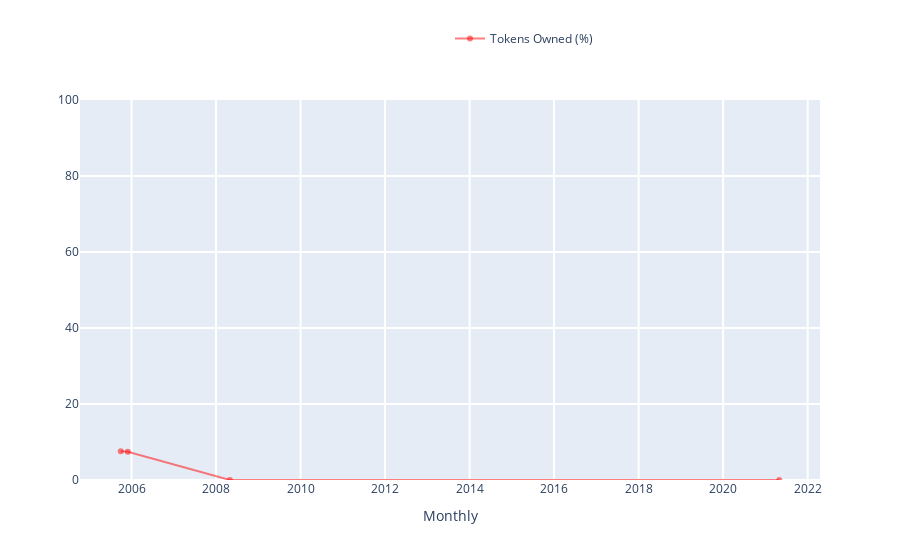

This figure's notebook cell:
### Markdown cell above
Another important metric to asses the impact of an editor is its ownership (or authorship), i.e. who wrote certain word for the first time. The ownership (or authorship) is based in the WikiWho algorithm ([Flöck & Acosta, 2014](http://wwwconference.org/proceedings/www2014/proceedings/p843.pdf)). The time line belows displays the percentage of tokens (Y-axis) owned by an editor at any given point of time (X-axis).

### Code cell
# create and display the button
button3 = widgets.Button(description="Show Ownership")
display(button3)

def on_click_ownership(b):
    with out3:
        clear_output()
        display(md(f"***Editor: {the_editor['name']}***"))

        all_actions = remove_stopwords(sources["tokens_all"], lng=lng_selected)
        listener = OwnedListener(all_actions, str(editor_inputname))
        traces = ['Tokens Owned', 'Tokens Owned (%)']

        # Visualization
        interact(listener.listen,
                 #_range = get_date_slider_from_datetime(listener.days),
                 _range1=widgets.DatePicker(description='Date starts', value=listener.days.iloc[-1], layout=Layout(width='25%')),
                 _range2=widgets.DatePicker(description='Date ends', value=listener.days.iloc[0], layout=Layout(width='25%')),
                 granularity=Dropdown(options=['Yearly', 'Monthly', "Weekly", 'Daily'], value='Monthly'),
                 trace=Dropdown(options=traces, value='Tokens Owned (%)', description='metric'))

out3 = Output()
display(out3)

# set the event
button3.on_click(on_click_ownership)

# trigger the event with the default value
on_click_ownership(button3)

### Figure 1 — Plotly figure (JSON) as saved in the notebook; plotly's stock layout.template omitted (floating-point values rounded to 4 significant figures)
{"data": [{"marker": {"color": "rgba(255, 0, 0, .5)"}, "name": "Tokens Owned (%)", "type": "scatter", "x": ["2021-04-30T00:00:00", "2008-04-30T00:00:00", "2005-11-30T00:00:00", "2005-09-30T00:00:00"], "y": [0, 0, 7.447, 7.558]}], "layout": {"barmode": "group", "hovermode": "closest", "legend": {"x": 0.5, "y": 1.2}, "showlegend": true, "xaxis": {"gridwidth": 2, "ticklen": 5, "title": {"text": "Monthly"}, "zeroline": true}, "yaxis": {"gridwidth": 2, "range": [0, 100], "ticklen": 5}}}
